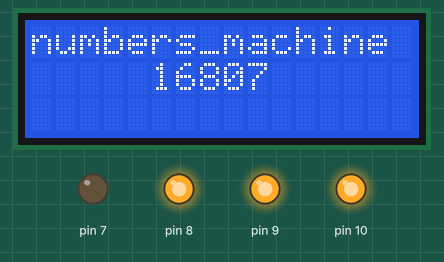
Bench run of a sketch on a simulated Arduino Uno, built with avr-gcc and run on an emulated ATmega328P. On the bench: 16×3 character LCD, output pins drawn as LEDs (lit = HIGH). Random numbers use the default seed unless the sketch sets one.

Above: at 0.23 s.
At 9.94 s:
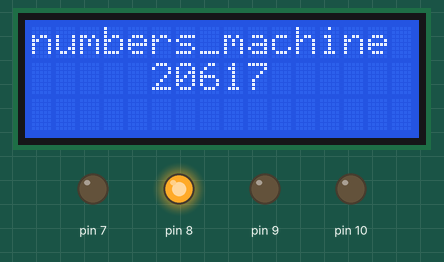
At 15.29 s:
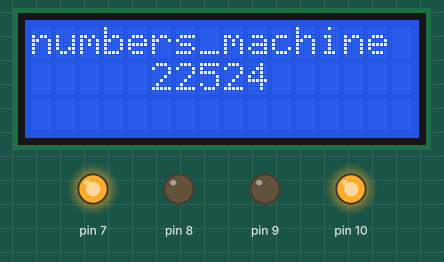
At 19.65 s:
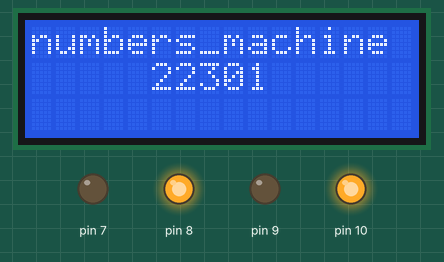
At 29.35 s:
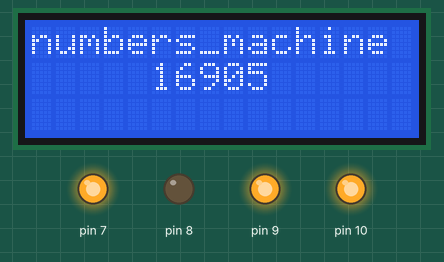
At 39.73 s:
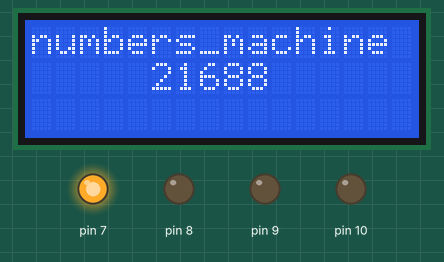
Timing chart, 0 to 40.0 s (numbered marks = the images above):
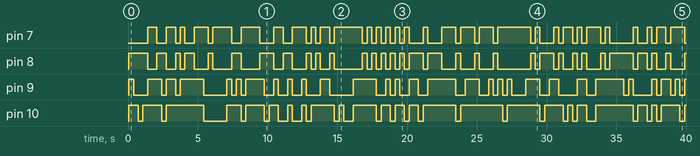

The sketch:

numbers_machine.ino
```cpp
/*
 numbers_machine

 A blinking lights demo for arduino
 Updated by Danne Stayskal

 Library originally added 18 Apr 2008
 by David A. Mellis
 library modified 5 Jul 2009
 by Limor Fried (http://www.ladyada.net)
 example added 9 Jul 2009
 by Tom Igoe
 modified 22 Nov 2010
 by Tom Igoe

 This is based off ofexample code in the public domain.
 http://www.arduino.cc/en/Tutorial/LiquidCrystal
*/

// include the library code:
#include <LiquidCrystal.h>

// initialize the library with the numbers of the interface pins
LiquidCrystal lcd(12, 11, 5, 4, 3, 2);

void setup() {
  // set up the LCD's number of columns and rows:
  lcd.begin(16, 3);
  // Print a message to the LCD.
  lcd.print("numbers_machine");
  pinMode(7, OUTPUT);
  pinMode(8, OUTPUT);
  pinMode(9, OUTPUT);
  pinMode(10, OUTPUT);
}

void loop() {
  // set the cursor to column 0, line 1
  lcd.setCursor(0, 1);

  // print the number of seconds since reset:
  int number = random(0,32767); //millis()/100;
  lcd.print("     ");
  lcd.print(number);

  // Flash the LEDs
  if ( number % 2 == 0 ){
    digitalWrite(7,HIGH);
  } else {
    digitalWrite(7,LOW);
  }
  if ( number % 2 == 1 ){
    digitalWrite(8,HIGH);
  } else {
    digitalWrite(8,LOW);
  }
  if ( number % 4 > 1 ){
    digitalWrite(9,HIGH);
  } else {
    digitalWrite(9,LOW);
  }
  if ( number % 8 > 1 ){
    digitalWrite(10,HIGH);
  } else {
    digitalWrite(10,LOW);
  }

  delay(333);

}
```

Measured:
- by itself, pin 7: LOW → HIGH at 1.4 s, → LOW 0.67 s later, → HIGH 0.67 s later, → LOW 0.67 s later, … (62 changes in this stretch)
- by itself, pin 8: LOW → HIGH at 0.07 s, → LOW 1.3 s later, → HIGH 0.67 s later, → LOW 0.67 s later, … (63 changes in this stretch)
- by itself, pin 9: LOW → HIGH at 0.07 s, → LOW 0.33 s later, → HIGH 1.0 s later, → LOW 1.0 s later, … (57 changes in this stretch)
- by itself, pin 10: LOW → HIGH at 0.07 s, → LOW 0.67 s later, → HIGH 0.33 s later, → LOW 1.3 s later, … (49 changes in this stretch)
